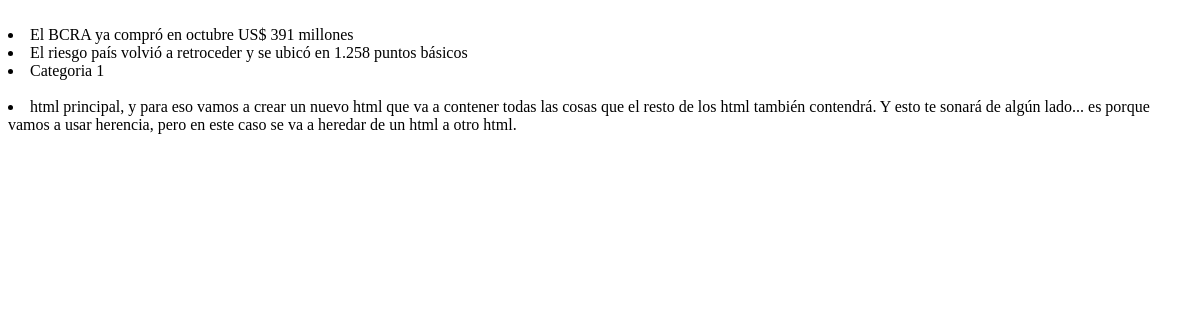
/posts/8/, run on an earlier commit of the app's database.
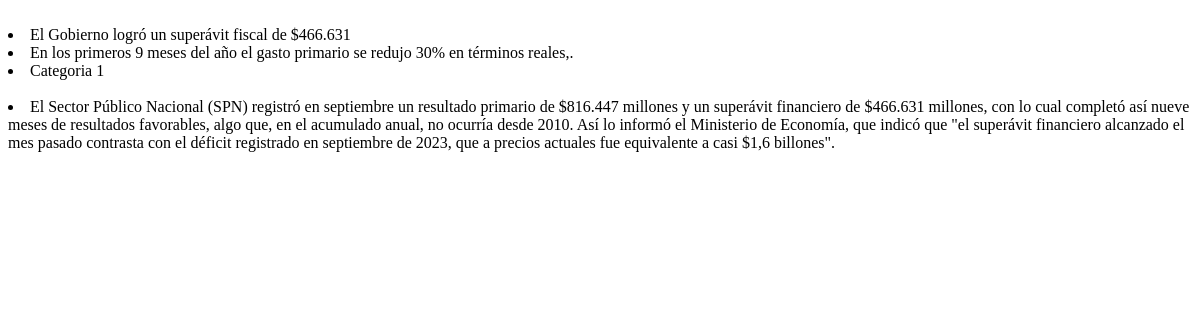
And on a later commit of the database.
### apps/posts/models.py (models this page shows, shortened)
class Post(models.Model):
    titulo = models.CharField(max_length=50, null=False)
    subtitulo = models.CharField(max_length=100, null=True, blank=True)
    fecha = models.DateTimeField(auto_now_add=True)
    texto = models.TextField(null=False)
    activo = models.BooleanField(default=True)
    categoria = models.ForeignKey(Categoria, on_delete=models.SET_NULL, null=True, default='Sin catgoria')
    imagen = models.ImageField(null=True, blank=True, upload_to='media', default='static/post_default.png')
    publicado = models.DateTimeField(default=timezone.now)
    class Meta:
        ordering = ('-publicado',)

class Categoria(models.Model):
    nombre = models.CharField(max_length=30, null=False)
    def __str__(self) -> str:
        return self.nombre

### apps/posts/views.py (the view)
# urls.py: path('posts/<int:id>/', PostDetailView.as_view(), name='post_individual'),
class PostDetailView(DetailView):
    model = Post
    template_name = "posts/post_individual.html"
    context_object_name = "posts"
    pk_url_kwarg = "id"
    queryset = Post.objects.all()

### templates/posts/post_individual.html (shortened to what this page needs)
<li>{{ posts.titulo }}</li>
<li>{{ posts.subtitulo }}</li>
<li>{{ posts.categoria }}</li>
<li>{{ posts.texto }}</li>

What changed in the data, as far as the page shows it:
changed Post "Categoria 1": titulo "El BCRA ya compró en octubre US$ 391 millones" → "El Gobierno logró un superávit fiscal de $466.631"; subtitulo "El riesgo país volvió a retroceder y se ubicó en 1.258 puntos básicos" → "En los primeros 9 meses del año el gasto primario se redujo 30% en términos reales,."; texto "html principal, y para eso vamos a crear un nuevo html que va a contener todas las cosas que el resto de los html también contendrá. Y esto te sonará de algún lado... es porque vamos a usar herencia, pero en este caso se va a heredar de un html a otro html." → "El Sector Público Nacional (SPN) registró en septiembre un resultado primario de $816.447 millones y un superávit financiero de $466.631 millones, con lo cual completó así nueve meses de resultados favorables, algo que, en el acumulado anual, no ocurría desde 2010. Así lo informó el Ministerio de Economía, que indicó que \"el superávit financiero alcanzado el mes pasado contrasta con el déficit registrado en septiembre de 2023, que a precios actuales fue equivalente a casi $1,6 billones\"."
